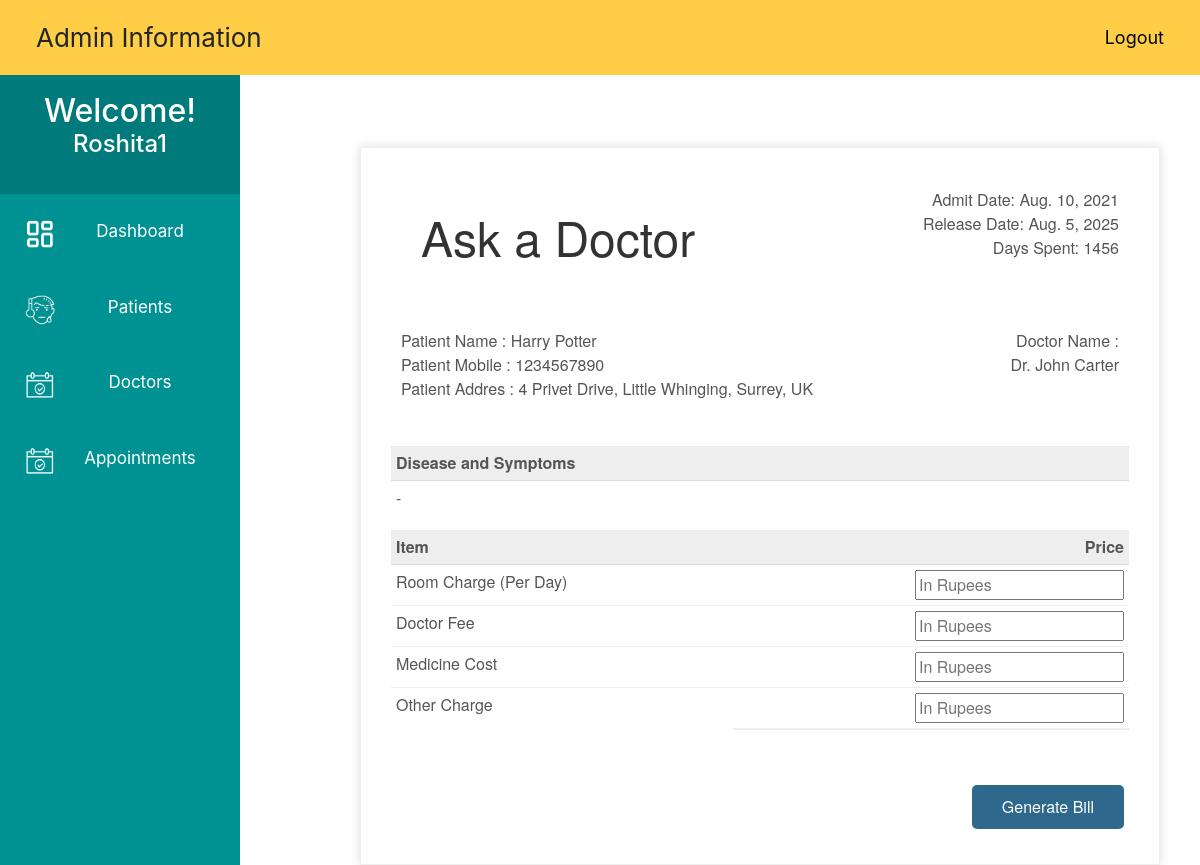
Page /discharge_patient/11 (signed in) on the committed database.
### MyApp/models.py (models this page shows, shortened)
class Patient(models.Model):
    user = models.OneToOneField(User, on_delete=models.CASCADE)
    Patient_First_Name = models.CharField(max_length=50, default="")
    Patient_Last_Name = models.CharField(max_length=50, default="")
    gender = models.CharField(max_length=10, choices=GENDER)
    contact = models.CharField(max_length=10)
    address = models.CharField(max_length=350)
    symptoms = models.CharField(max_length=500, default="")
    status = models.BooleanField(default=False)
    admitDate = models.DateField(auto_now=True)
    assignedDoctorId = models.PositiveIntegerField(null=True)
    @property
    def get_name(self):
        return self.Patient_First_Name+" "+self.Patient_Last_Name

### MyApp/views.py (the view, shortened to what this page needs)
# urls.py: path('discharge_patient/<int:pk>', views.discharge_patient,name='discharge_patient'),
@login_required(login_url='adminlogin')
def discharge_patient(request,pk):
    patient=Patient.objects.get(id=pk)
    days=(date.today()-patient.admitDate) #2 days, 0:00:00
    assignedDoctor=Doctor.objects.get(user_id=patient.assignedDoctorId)
    d=days.days # only how many day that is 2
    patientDict={
        'patientId':pk,
        'name':patient.get_name,
        'contact':patient.contact,
        'address':patient.address,
        'symptoms':patient.symptoms,
        'admitDate':patient.admitDate,
        'todayDate':date.today(),
        'day':d,
        'assignedDoctorName':"Dr. "+assignedDoctor.get_name,
    }
    return render(request,'MyApp/patient_generate_bill.html',context=patientDict)

### MyApp/models.py (called while the page is built)
    @property
    def get_name(self):
        return self.Doctor_First_Name+" "+self.Doctor_Last_Name

### templates/MyApp/patient_generate_bill.html (shortened to what this page needs)
{% extends 'MyApp/admin_base.html' %}
{% load static %}
{% block content_dashboard %}
<head>
  <link rel="stylesheet" href="https://stackpath.bootstrapcdn.com/bootstrap/4.3.1/css/bootstrap.min.css">
</head>
<br><br><br>
<div class="invoice-box">
  <table cellpadding="0" cellspacing="0">
    <tr class="top">
      <td colspan="2">
        <table>
          <tr>
            <td class="title">
              <h1 style="padding:20px; font-size:48px;">Ask a Doctor</h1>
            </td>
            <td>
              Admit Date: {{admitDate}}<br>
              Release Date: {{todayDate}}<br>
              Days Spent: {{day}}
            </td>
          </tr>
        </table>
      </td>
    </tr>
    <tr class="information">
      <td colspan="2">
        <table>
          <tr>
            <td>
              Patient Name : {{name}}<br>
              Patient Mobile : {{contact}}<br>
              Patient Addres : {{address}}<br>
            </td>
            <td>
              Doctor Name :<br>
              {{assignedDoctorName}}<br>
            </td>
          </tr>
        </table>
      </td>
    </tr>
    <tr class="heading">
      <td>
        Disease and Symptoms
      </td>
      <td>
      </td>
    </tr>
    <tr class="details">
      <td>
        {{symptoms}}
      </td>
    </tr>
    <tr class="heading">
      <td>
        Item
      </td>
      <td>
        Price
      </td>
    </tr>
    <form method="post">
      <tr class="item">
        <td>
          Room Charge (Per Day)
        </td>
        <td>
          <input type="number" name="roomCharge" placeholder="In Rupees" value="">
        </td>
      </tr>
      <tr class="item">
        <td>
          Doctor Fee
        </td>
        <td>
          <input type="number" name="doctorFee" placeholder="In Rupees" value="">
        </td>
      </tr>
      <tr class="item">
        <td>
          Medicine Cost
        </td>
        <td>
          <input type="number" name="medicineCost" placeholder="In Rupees" value="">
        </td>
      </tr>
      <tr class="item last">
        <td>
          Other Charge
        </td>
        <td>
          <input type="number" name="OtherCharge" placeholder="In Rupees" value="">
        </td>
      </tr>
      <tr class="total">
        <td></td>
        <td>
          <input type="submit" name="submit" class="btn-primary" style="
    background-color: rgb(47, 104, 141);
    color:white ;
    margin-top: 50px;
    margin-left:0%;    padding-top: 10px;
    padding-bottom: 10px;
    padding-left: 30px;
    padding-right: 30px;
    border: none;
    border-radius: 5px;" value="Generate Bill">
        </td>
      </tr>
    </form>
  </table>
</div>
{% endblock content_dashboard %}

### templates/MyApp/admin_base.html (shortened to what this page needs)
{% load static %}
<!DOCTYPE html>
<html lang="en">
<head>
</head>
<body>
    <div class="navbar">
        <a>Admin Information</a>
        <a href="{% url 'MyApp:logout' %}" class="logoutbtn" style="font-size: 18px; text-align: center;">Logout</a>
    </div>
    <div class="sidebar">
        <div class="userprofile">
            <h2>Welcome!</h2>
            <h4>{{ request.user.username }}</h4>
        </div>
        <a href="{% url 'MyApp:admin_dashboard' %}">
            <img class="icon" src="{% static 'images/PDash.png' %}">Dashboard
        </a>
        <a href="{% url 'MyApp:admin_patient' %}">
            <img class="icon" src="{% static 'images/PIcon.png' %}">Patients
        </a>
        <a href="{% url 'MyApp:admin_doctor' %}">
            <img class="icon" src="{% static 'images/ApptIcon.png' %}">Doctors
        </a>
        <a href="{% url 'MyApp:admin_appointment' %}">
            <img class="icon" src="{% static 'images/ApptIcon.png' %}">Appointments
        </a>
    </div>
    {% block content_dashboard %}
    {% endblock content_dashboard %}
</body>
</html>

### templates/MyApp/admin_base.html (style rules this page uses)
body { background-color: #ffffff; margin: 0; padding: 0; font-family: sans-serif; }
.navbar { overflow: hidden; background-color: rgb(255, 206, 70); height: 75px; width: 100%; padding-top: 22px; z-index: 1; top: 0; position: fixed; }
.navbar a { float: left; display: block; font-size: 26px; color: black; text-align: center; padding-left: 20px; text-decoration: none; }
.navbar .logoutbtn { float: right; font-size: 20px; color: black; padding-right: 20px; text-decoration: none; }
.sidebar { width: 20%; text-align: center; height: 100vh; background-color: rgb(0, 146, 146); font-size: 17px; font-weight: normal; position: fixed; top: 67px; left: 0; bottom: 0; }
.sidebar .userprofile { background-color: rgb(0, 122, 122); padding-top: 25px; padding-bottom: 35px; }
.sidebar .userprofile h2, .sidebar .userprofile h4 { color: white; margin: 0; }
.sidebar a { display: block; color: white; padding: 25px; text-decoration: none; }
.icon { float: left; width: 30px; height: 30px; margin-right: 10px; }

### templates/MyApp/patient_generate_bill.html (style rules this page uses)
.invoice-box { max-width: 800px; margin: auto; margin-left:30%; padding: 30px; border: 1px solid #eee; box-shadow: 0 0 10px rgba(0, 0, 0, .15); font-size: 16px; line-height: 24px; font-family: 'Helvetica Neue', 'Helvetica', Helvetica, Arial, sans-serif; color: #555; }
.invoice-box table { width: 100%; line-height: inherit; text-align: left; }
.invoice-box table td { padding: 5px; vertical-align: top; }
.invoice-box table tr td:nth-child(2) { text-align: right; }
.invoice-box table tr.top table td { padding-bottom: 20px; }
.invoice-box table tr.top table td.title { font-size: 45px; line-height: 45px; color: #333; }
.invoice-box table tr.information table td { padding-bottom: 40px; }
.invoice-box table tr.heading td { background: #eee; border-bottom: 1px solid #ddd; font-weight: bold; }
.invoice-box table tr.details td { padding-bottom: 20px; }
.invoice-box table tr.item td { border-bottom: 1px solid #eee; }
.invoice-box table tr.item.last td { border-bottom: none; }
.invoice-box table tr.total td:nth-child(2) { border-top: 2px solid #eee; font-weight: bold; }

### rows in the picture
Patient: admitDate "Aug. 10, 2021", contact "1234567890", address "4 Privet Drive, Little Whinging, Surrey, UK"

### other values in the picture
{{ request.user.username }} "Roshita1"
{{ name }} "Harry Potter"
{{ assignedDoctorName }} "Dr. John Carter"
{{ symptoms }} "-"
